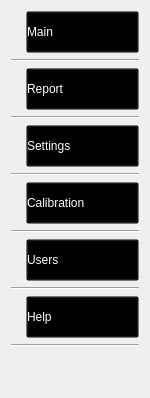
        <widget class="QFrame" name="sidebar">
         <property name="maximumSize">
          <size>
           <width>150</width>
           <height>16777215</height>
          </size>
         </property>
         <property name="styleSheet">
          <string notr="true">QFrame#sidebar{
background-color:rgb(6, 76, 130);
min-width:150px;
max-width:150px;
}


.QPushButton{
	
	color: #ffffff;
	min-height: 40px;
	text-align: left;
    margin-left:15px;
	icon-size:25px;
	background-color:rgb(0,0,0,0);
}

.QPushButton:hover{
	
	color:rgb(255, 205, 5);
	background-color:rgb(0,0,0,0);
}

.Line{
	max-width: 120px;
	background-color:rgba(255, 255, 255, 50);
	margin: 0 15px;
}</string>
         </property>
         <layout class="QVBoxLayout" name="verticalLayout_2">
          <item>
           <widget class="QPushButton" name="sidebar_main_btn">
            <property name="text">
             <string>Main</string>
            </property>
            <property name="icon">
             <iconset resource="Assets.qrc">
              <normaloff>:/assets/Assets/icons/icons8-home-50.png</normaloff>:/assets/Assets/icons/icons8-home-50.png</iconset>
            </property>
           </widget>
          </item>
          <item>
           <widget class="Line" name="line_3">
            <property name="orientation">
             <enum>Qt::Horizontal</enum>
            </property>
           </widget>
          </item>
          <item>
           <widget class="QPushButton" name="sidebar_report_btn">
            <property name="text">
             <string>Report</string>
            </property>
            <property name="icon">
             <iconset resource="Assets.qrc">
              <normaloff>:/assets/Assets/icons/report-48.png</normaloff>:/assets/Assets/icons/report-48.png</iconset>
            </property>
           </widget>
          </item>
          <item>
           <widget class="Line" name="line_4">
            <property name="orientation">
             <enum>Qt::Horizontal</enum>
            </property>
           </widget>
          </item>
          <item>
           <widget class="QPushButton" name="sidebar_settings_btn">
            <property name="text">
             <string>Settings</string>
            </property>
            <property name="icon">
             <iconset resource="Assets.qrc">
              <normaloff>:/assets/Assets/icons/icons8-settings-50.png</normaloff>:/assets/Assets/icons/icons8-settings-50.png</iconset>
            </property>
           </widget>
          </item>
          <item>
           <widget class="Line" name="line_5">
            <property name="orientation">
             <enum>Qt::Horizontal</enum>
            </property>
           </widget>
          </item>
          <item>
           <widget class="QPushButton" name="sidebar_calib_btn">
            <property name="text">
             <string>Calibration</string>
            </property>
            <property name="icon">
             <iconset resource="Assets.qrc">
              <normaloff>:/assets/Assets/icons/icons8-ruler-50.png</normaloff>:/assets/Assets/icons/icons8-ruler-50.png</iconset>
            </property>
           </widget>
          </item>
          <item>
           <widget class="Line" name="line_6">
            <property name="orientation">
             <enum>Qt::Horizontal</enum>
            </property>
           </widget>
          </item>
          <item>
           <widget class="QPushButton" name="sidebar_users_btn">
            <property name="text">
             <string>Users</string>
            </property>
            <property name="icon">
             <iconset resource="Assets.qrc">
              <normaloff>:/assets/Assets/icons/icons8-users-50.png</normaloff>:/assets/Assets/icons/icons8-users-50.png</iconset>
            </property>
           </widget>
          </item>
          <item>
           <widget class="Line" name="line_7">
            <property name="orientation">
             <enum>Qt::Horizontal</enum>
            </property>
           </widget>
          </item>
          <item>
           <widget class="QPushButton" name="sidebar_help_btn">
            <property name="text">
             <string>Help</string>
            </property>
            <property name="icon">
             <iconset resource="Assets.qrc">
              <normaloff>:/assets/Assets/icons/icons8-question-50.png</normaloff>:/assets/Assets/icons/icons8-question-50.png</iconset>
            </property>
           </widget>
          </item>
          <item>
           <widget class="Line" name="line_8">
            <property name="orientation">
             <enum>Qt::Horizontal</enum>
            </property>
           </widget>
          </item>
          <item>
           <spacer name="verticalSpacer">
            <property name="orientation">
             <enum>Qt::Vertical</enum>
            </property>
            <property name="sizeHint" stdset="0">
             <size>
              <width>20</width>
              <height>40</height>
             </size>
            </property>
           </spacer>
          </item>
         </layout>
        </widget>
